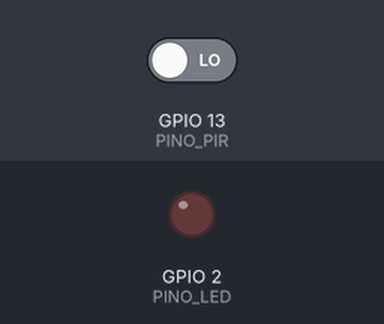
A sketch run on a simulated ESP32. Shown: output pins drawn as LEDs (lit = HIGH). Inputs (shaded band) come from the test bench; at power-on: GPIO 13 (PINO_PIR) LOW. WiFi joins after 1.5 s; servers stay silent unless stated; random numbers use the default seed unless the sketch sets one; no MQTT or app messages arrive unless stated; what the sketch prints to the serial monitor is not drawn.

Above: at 2.7 s.
2.8 s: GPIO 13 (PINO_PIR) driven HIGH
At 3.8 s:
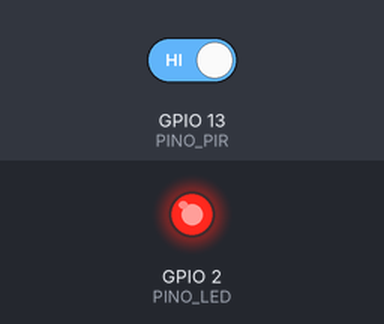
Timing chart, 0 to 5.8 s (numbered marks = the images above; inputs shaded):
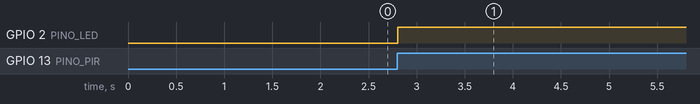

The sketch:

sketch.ino
```cpp
#include <WiFi.h>
#include <PubSubClient.h>

const char* WIFI_SSID = "Wokwi-GUEST";
const char* WIFI_SENHA = "";
const int WIFI_CANAL = 6;

const char* MQTT_BROKER = "broker.hivemq.com";
const uint16_t MQTT_PORTA = 1883;
const char* MQTT_TOPICO = "fatec-dsm/smartgym/sensores/presenca";

const char* CODIGO_SENSOR = "SENSOR-001";

const uint8_t PINO_PIR = 13;
const uint8_t PINO_LED = 2;

const unsigned long INTERVALO_ENVIO_MS = 2000;
const unsigned long INTERVALO_RECONEXAO_MS = 3000;
const unsigned long TEMPO_EM_USO_MS = 30000;

WiFiClient wifiClient;
PubSubClient mqttClient(wifiClient);

char clientId[32];
bool ultimoEstado = false;
bool primeiraLeitura = true;
unsigned long ultimoEnvio = 0;
unsigned long ultimaTentativaMqtt = 0;
unsigned long ultimoMovimento = 0;
bool movimentoDetectado = false;

void conectarWiFi() {
  Serial.print("Conectando ao Wi-Fi ");
  Serial.print(WIFI_SSID);
  WiFi.mode(WIFI_STA);
  WiFi.setSleep(false);
  WiFi.setAutoReconnect(true);
  WiFi.begin(WIFI_SSID, WIFI_SENHA, WIFI_CANAL);
  while (WiFi.status() != WL_CONNECTED) {
    delay(100);
    Serial.print(".");
  }
  Serial.println();
  Serial.print("Wi-Fi conectado. IP: ");
  Serial.println(WiFi.localIP());
}

bool conectarMqtt() {
  Serial.print("Conectando ao broker MQTT ");
  Serial.print(MQTT_BROKER);
  Serial.print(" ... ");
  if (mqttClient.connect(clientId)) {
    Serial.println("conectado");
    primeiraLeitura = true;
    return true;
  }
  Serial.print("falhou, rc=");
  Serial.println(mqttClient.state());
  return false;
}

void publicarLeitura(bool emUso) {
  char mensagem[64];
  snprintf(mensagem, sizeof(mensagem), "{\"codigoSensor\":\"%s\",\"emUso\":%s}", CODIGO_SENSOR, emUso ? "true" : "false");
  if (mqttClient.publish(MQTT_TOPICO, mensagem)) {
    Serial.print("Publicado: ");
  } else {
    Serial.print("Falha ao publicar: ");
  }
  Serial.println(mensagem);
}

void setup() {
  Serial.begin(115200);
  pinMode(PINO_PIR, INPUT);
  pinMode(PINO_LED, OUTPUT);
  digitalWrite(PINO_LED, LOW);

  snprintf(clientId, sizeof(clientId), "smartgym-esp32-%08lx", (unsigned long)esp_random());

  conectarWiFi();

  mqttClient.setServer(MQTT_BROKER, MQTT_PORTA);
  mqttClient.setKeepAlive(15);
  mqttClient.setSocketTimeout(5);
  conectarMqtt();
}

void loop() {
  unsigned long agora = millis();

  if (digitalRead(PINO_PIR) == HIGH) {
    ultimoMovimento = agora;
    movimentoDetectado = true;
  }

  bool emUso = movimentoDetectado && agora - ultimoMovimento < TEMPO_EM_USO_MS;
  digitalWrite(PINO_LED, emUso);

  if (WiFi.status() != WL_CONNECTED) {
    return;
  }

  if (!mqttClient.connected()) {
    if (agora - ultimaTentativaMqtt >= INTERVALO_RECONEXAO_MS) {
      ultimaTentativaMqtt = agora;
      conectarMqtt();
    }
    return;
  }

  mqttClient.loop();

  if (primeiraLeitura || emUso != ultimoEstado || agora - ultimoEnvio >= INTERVALO_ENVIO_MS) {
    publicarLeitura(emUso);
    ultimoEstado = emUso;
    ultimoEnvio = agora;
    primeiraLeitura = false;
  }

  delay(10);
}
```

Measured:
- after the input at 2.8 s, GPIO 2 (PINO_LED): LOW → HIGH at once
